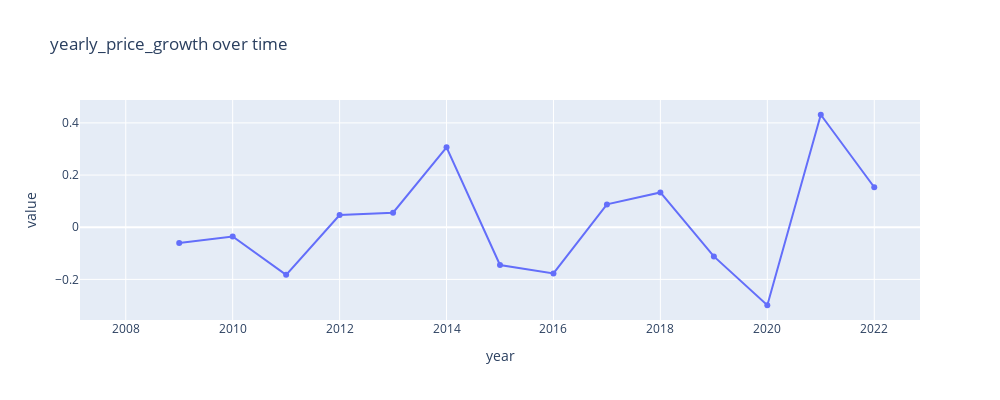
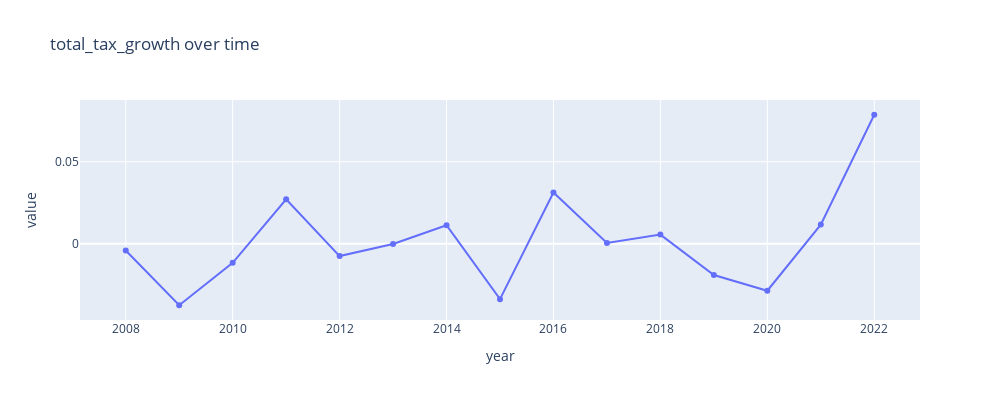

Notebook source saved alongside these figures, in order:
### Code cell
for variable in [x_var, y_var]:
    plot_time_series(
        area_df,
        variable,
        group_by_columns,
        granularity_columns,
        f"{variable} over time",
        width=1000,
        height=400,
        showlegend=False,
        # visible="legendonly",
        # highlight=True,
        # highlight_range=(2020, 2022)
    )

### Figure 1 — Plotly figure (JSON) as saved in the notebook; plotly's stock layout.template omitted (floating-point values rounded to 4 significant figures)
{"data": [{"hovertemplate": "variable=('Hokkaido Abashiri-shi', 1211)<br>year=%{x}<br>value=%{y}<extra></extra>", "legendgroup": "('Hokkaido Abashiri-shi', 1211)", "line": {"color": "#636efa", "dash": "solid"}, "marker": {"symbol": "circle"}, "mode": "lines+markers", "name": "('Hokkaido Abashiri-shi', 1211)", "orientation": "v", "showlegend": true, "type": "scatter", "x": [2008, 2009, 2010, 2011, 2012, 2013, 2014, 2015, 2016, 2017, 2018, 2019, 2020, 2021, 2022], "xaxis": "x", "y": [null, -0.06061, -0.03552, -0.1825, 0.04686, 0.0555, 0.3064, -0.1449, -0.1771, 0.0875, 0.1333, -0.1118, -0.2991, 0.4311, 0.1532], "yaxis": "y"}], "layout": {"autosize": false, "height": 400, "hovermode": "closest", "legend": {"title": {"text": "variable"}, "tracegroupgap": 0}, "showlegend": false, "title": {"text": "yearly_price_growth over time"}, "width": 1000, "xaxis": {"anchor": "y", "domain": [0, 1], "title": {"text": "year"}}, "yaxis": {"anchor": "x", "domain": [0, 1], "title": {"text": "value"}}}}

### Figure 2 — Plotly figure (JSON) as saved in the notebook; plotly's stock layout.template omitted (floating-point values rounded to 4 significant figures)
{"data": [{"hovertemplate": "variable=('Hokkaido Abashiri-shi', 1211)<br>year=%{x}<br>value=%{y}<extra></extra>", "legendgroup": "('Hokkaido Abashiri-shi', 1211)", "line": {"color": "#636efa", "dash": "solid"}, "marker": {"symbol": "circle"}, "mode": "lines+markers", "name": "('Hokkaido Abashiri-shi', 1211)", "orientation": "v", "showlegend": true, "type": "scatter", "x": [2008, 2009, 2010, 2011, 2012, 2013, 2014, 2015, 2016, 2017, 2018, 2019, 2020, 2021, 2022], "xaxis": "x", "y": [-0.004093, -0.03747, -0.01158, 0.02709, -0.007495, -0.0001584, 0.01129, -0.03377, 0.03126, 0.0005227, 0.005599, -0.01904, -0.02863, 0.01169, 0.07867], "yaxis": "y"}], "layout": {"autosize": false, "height": 400, "hovermode": "closest", "legend": {"title": {"text": "variable"}, "tracegroupgap": 0}, "showlegend": false, "title": {"text": "total_tax_growth over time"}, "width": 1000, "xaxis": {"anchor": "y", "domain": [0, 1], "title": {"text": "year"}}, "yaxis": {"anchor": "x", "domain": [0, 1], "title": {"text": "value"}}}}
